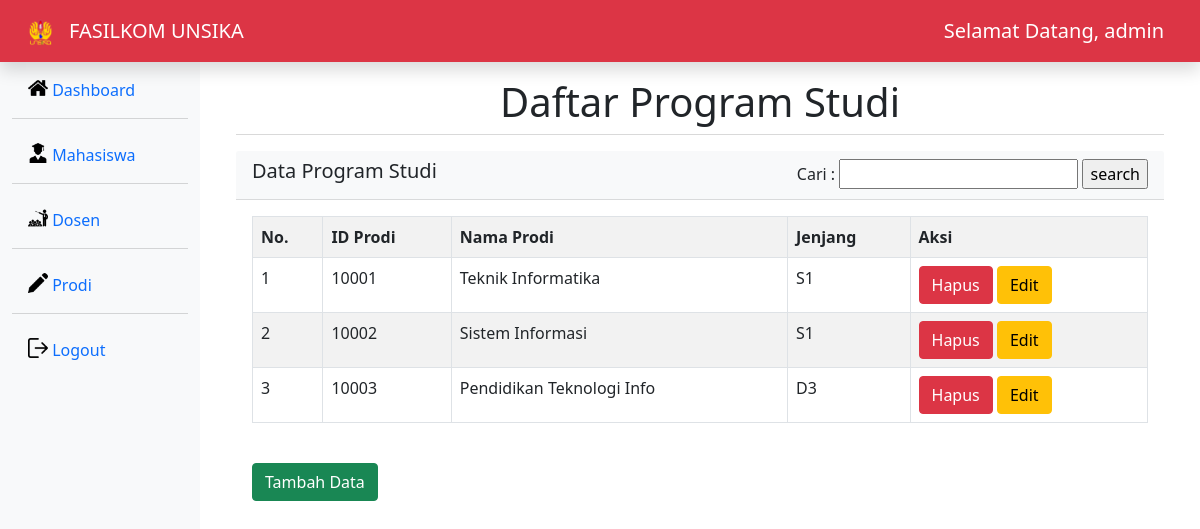
Page /prodi.php (signed in) on the earlier database version.
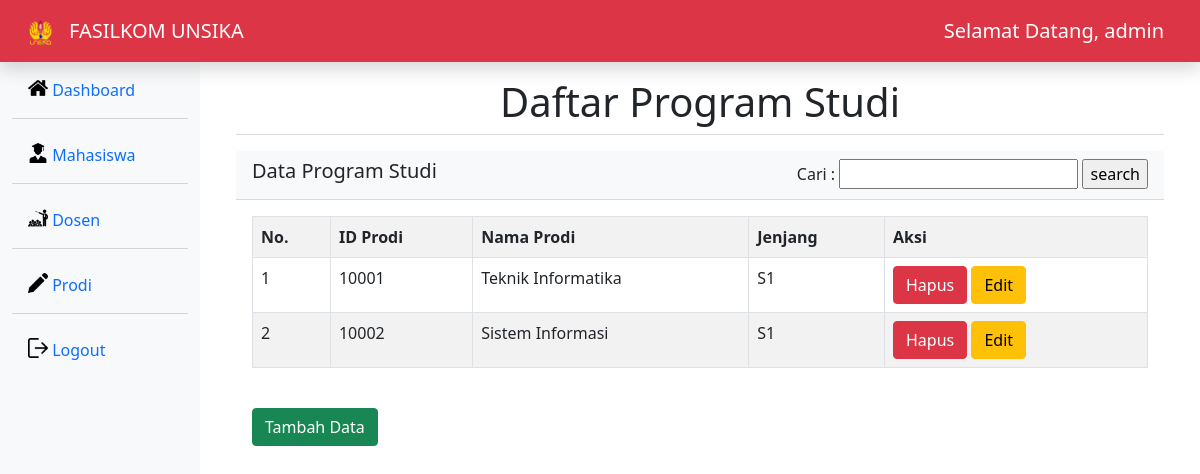
Same page on the later database version.
### tables this page shows
CREATE TABLE `prodi` (
  `id_prodi` int(11) NOT NULL,
  `nama_prodi` varchar(25) NOT NULL,
  `jenjang` varchar(11) NOT NULL
);

### prodi.php (the view, shortened to what this page needs)
<!DOCTYPE html>
<html lang="en">
<head>
    <link rel="stylesheet" href="bootstrap-5.1.3-dist/css/bootstrap.min.css">
</head>
<body>
<nav class="navbar navbar-dark bg-danger flex-md-nowrap p-2 shadow col-12">
    <div class="container-fluid">
        <div class="d-flex flex-row">
            <div class="p-2"><img src="img/Logo_Unsika.png" width="25"></div>
            <div class="p-2"><span class="navbar-brand">FASILKOM UNSIKA</span></div>
        </div>
        <span class="navbar-brand mb-0 float-right">Selamat Datang, <?php echo $_SESSION["username"] ?></span>
    </div>
</nav>
<div class="container-fluid">
	<div class="row">
		<div class="col-md-2 d-none d-md-block bg-light sidebar" style="height: 100vh">
			<div class="sidebar-sticky">
				<ul class="nav flex-column">
                    <li class="nav-item mt-2 active">
						<a class="nav-link" href="index.php">
                        <img src="img/home.png" width="20" height="20" class="d-inline-block align-top">
							Dashboard
						</a>
					</li>
                    <div class="dropdown-divider"></div>
					<li class="nav-item mt-2 active">
						<a class="nav-link" href="mahasiswa.php">
                        <img src="img/student-with-graduation-cap.png" width="20" height="20" class="d-inline-block align-top">
							Mahasiswa
						</a>
					</li>
					<div class="dropdown-divider"></div>
					<li class="nav-item mt-2">
						<a class="nav-link" href="dosen.php">
                        <img src="img/lecture.png" width="20" height="20" class="d-inline-block align-top">
							Dosen
						</a>
					</li>
					<div class="dropdown-divider"></div>
					<li class="nav-item mt-2">
						<a class="nav-link" href="prodi.php">
                        <img src="img/pencil.png" width="20" height="20" class="d-inline-block align-top">
							Prodi
						</a>
					</li>
                    <div class="dropdown-divider"></div>
                    <li class="nav-item mt-2">
						<a class="nav-link" href="logout.php">
                        <img src="img/logout.png" width="20" height="20" class="d-inline-block align-top">
							Logout
						</a>
					</li>
				</ul>
			</div>
		</div>
    <div class="col-10">
            <div class="container-fluid mt-3">
                <h1 class="text-center">Daftar Program Studi</h1>
                <div class="dropdown-divider"></div>
                <div class="car mt-3">
                    <div class="card-header bg-light text-dark d-flex justify-content-between">
                        <h5>Data Program Studi</h5>
                        <form action="prodi.php" method="get">
                            <label>Cari :</label>
                            <input type="text" name="search">
                            <input type="submit" value="search">
                        </form>
                    </div>
                    <div class="card-body">
                        <table class="table table table-bordered table-striped">
                            <tr>
                                <th>No.</th>
                                <th>ID Prodi</th>
                                <th>Nama Prodi</th>
                                <th>Jenjang</th>
                                <th>Aksi</th>
                            </tr>
                            <?php
                            include 'koneksi.php';
                            if(isset($_GET['search'])){
                                $search = $_GET['search'];
                                $data = mysqli_query($koneksi,"SELECT * FROM prodi where nama_prodi like '%".$search."%'
                                OR id_prodi like '%".$search."%' OR jenjang like '%".$search."%'") or die(mysqli_error($koneksi));
                            }else{
                                $data = mysqli_query($koneksi,"SELECT * FROM prodi ORDER BY id_prodi ASC") or die(mysqli_error($koneksi));
                            }
                            $no = 1;
                            while($prodi = mysqli_fetch_array($data)){
                            ?>
                            <tr>
                                <td><?= $no++;?></td>
                                <td><?php echo $prodi['id_prodi'];?></td>
                                <td><?php echo $prodi['nama_prodi'];?></td>
                                <td><?php echo $prodi['jenjang'];?></td>
                                <td>
                                    <a href="prodi_delete.php?id_prodi=<?php echo $prodi['id_prodi']?>" class="btn btn-danger" onclick="return confirm('Anda akan menghapus data ini ?')">Hapus</a>
                                    <a href="prodi_update.php?id_prodi=<?php echo $prodi['id_prodi']?>" class="btn btn-warning">Edit</a>
                                </td>
                            </tr>
                                <?php }
                                ?>
                        </table>
                        <a class="btn btn-success my-4" href="prodi_create.php" >Tambah Data</a>
                    </div>
                </div>
            </div>
        </div>
    </div>
</div>
</body>
</html>

Differences in the rows shown:
removed prodi: id_prodi "10003", nama_prodi "Pendidikan Teknologi Info", jenjang "D3"
